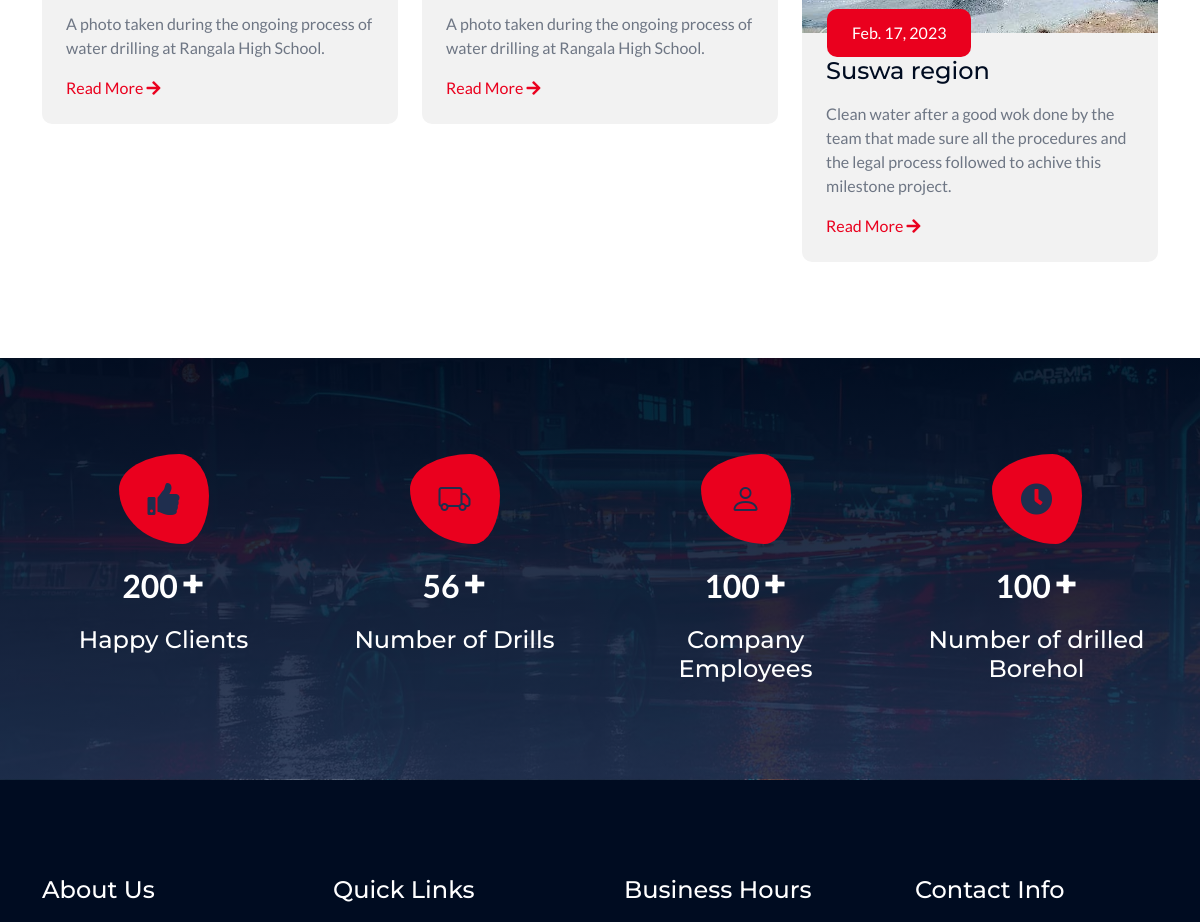
The page /blog (middle part) on the database as committed earlier.
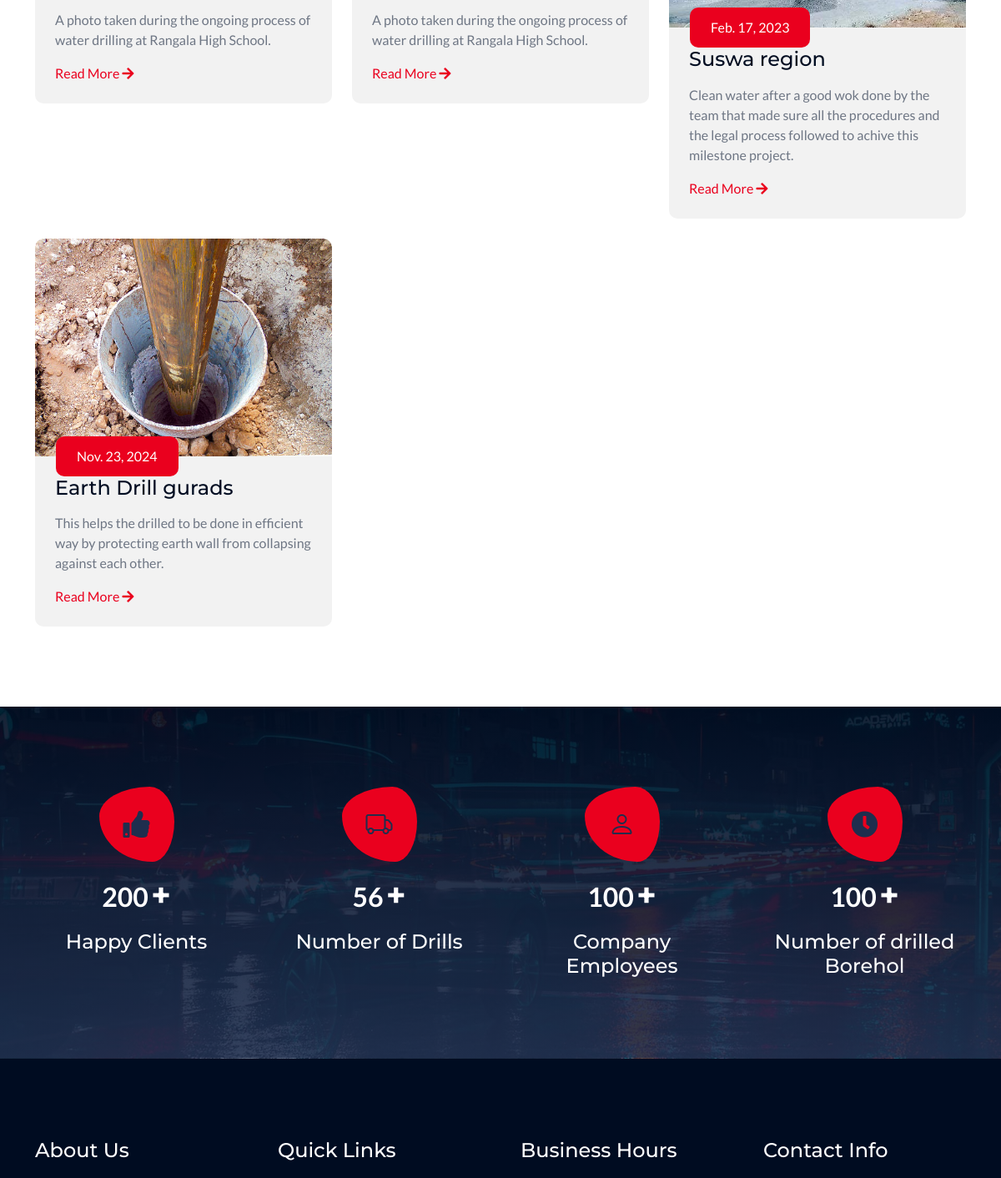
The same page on the database as committed later.
### welcome/models.py (models this page shows, shortened)
class blog_page(models.Model):
    date = models.DateField()
    blog_name = models.CharField(max_length=50, null=False, blank=False)
    blog_description = models.CharField(max_length=200, null=False, blank=False)
    image = models.ImageField(upload_to='uploads/blogs', default='uploads/blogs/blog.jpg')

### welcome/views.py (the view)
# urls.py: path('blog', views.blog),
def blog(request):
    blog1 = blog_page.objects.all()
    return render(request, 'blog.html', {'navbar': 'blog', 'blog1': blog1})

### welcome/templates/blog.html (shortened to what this page needs)
{% load static %}
<!DOCTYPE html>
<html lang="en">
<head>
    <link rel="stylesheet" href="https://use.fontawesome.com/releases/v5.15.4/css/all.css"/>
    <link href="https://cdn.jsdelivr.net/npm/bootstrap-icons@1.4.1/font/bootstrap-icons.css" rel="stylesheet">
    <link href="{% static 'lib/animate/animate.min.css' %}" rel="stylesheet">
    <link href="{% static 'lib/owlcarousel/assets/owl.carousel.min.css' %}" rel="stylesheet">
    <link href="{% static 'css/bootstrap.min.css' %}" rel="stylesheet">
    <link href="{% static 'css/style.css' %}" rel="stylesheet">
</head>
<body>
<div class="container-fluid blog py-5">
    <div class="container py-5">
        <div class="row g-4">{% for b in blog1 %}
            <div class="col-lg-4 wow fadeInUp" data-wow-delay="0.1s">
                <div class="blog-item">
                    <div class="blog-img">
                        <img src="/media/{{ b.image }}" class="img-fluid rounded-top w-100" alt="Image">
                    </div>
                    <div class="blog-content rounded-bottom p-4">
                        <div class="blog-date">{{ b.date }}</div>
                        <a href="#" class="h4 d-block mb-3">{{ b.blog_name }}</a>
                        <p class="mb-3">{{ b.blog_description }}.</p>
                        <a href="#" class="">Read More <i class="fa fa-arrow-right"></i></a>
                    </div>
                </div>
            </div>{% endfor %}
        </div>
    </div>
</div>
<div class="container-fluid counter bg-secondary py-5">
    <div class="container py-5">
        <div class="row g-5">
            <div class="col-md-6 col-lg-6 col-xl-3 wow fadeInUp" data-wow-delay="0.1s">
                <div class="counter-item text-center">
                    <div class="counter-item-icon mx-auto">
                        <i class="fas fa-thumbs-up fa-2x"></i>
                    </div>
                    <div class="counter-counting my-3">
                        <span class="text-white fs-2 fw-bold" data-toggle="counter-up">200</span>
                        <span class="h1 fw-bold text-white">+</span>
                    </div>
                    <h4 class="text-white mb-0">Happy Clients</h4>
                </div>
            </div>
            <div class="col-md-6 col-lg-6 col-xl-3 wow fadeInUp" data-wow-delay="0.3s">
                <div class="counter-item text-center">
                    <div class="counter-item-icon mx-auto">
                        <i class="bi bi-truck fa-2x"></i>
                    </div>
                    <div class="counter-counting my-3">
                        <span class="text-white fs-2 fw-bold" data-toggle="counter-up">56</span>
                        <span class="h1 fw-bold text-white">+</span>
                    </div>
                    <h4 class="text-white mb-0">Number of Drills</h4>
                </div>
            </div>
            <div class="col-md-6 col-lg-6 col-xl-3 wow fadeInUp" data-wow-delay="0.5s">
                <div class="counter-item text-center">
                    <div class="counter-item-icon mx-auto">
                        <i class="bi bi-person fa-2x"></i>
                    </div>
                    <div class="counter-counting my-3">
                        <span class="text-white fs-2 fw-bold" data-toggle="counter-up">100</span>
                        <span class="h1 fw-bold text-white">+</span>
                    </div>
                    <h4 class="text-white mb-0">Company Employees</h4>
                </div>
            </div>
            <div class="col-md-6 col-lg-6 col-xl-3 wow fadeInUp" data-wow-delay="0.7s">
                <div class="counter-item text-center">
                    <div class="counter-item-icon mx-auto">
                        <i class="fas fa-clock fa-2x"></i>
                    </div>
                    <div class="counter-counting my-3">
                        <span class="text-white fs-2 fw-bold" data-toggle="counter-up">100</span>
                        <span class="h1 fw-bold text-white">+</span>
                    </div>
                    <h4 class="text-white mb-0">Number of drilled Borehol</h4>
                </div>
            </div>
        </div>
    </div>
</div>
<div class="container-fluid footer py-5 wow fadeIn" data-wow-delay="0.2s">
    <div class="container py-5">
        <div class="row g-5">
            <div class="col-md-6 col-lg-6 col-xl-3">
                <div class="footer-item d-flex flex-column">
                    <div class="footer-item">
                        <h4 class="text-white mb-4">About Us</h4>
                    </div>
                </div>
            </div>
            <div class="col-md-6 col-lg-6 col-xl-3">
                <div class="footer-item d-flex flex-column">
                    <h4 class="text-white mb-4">Quick Links</h4>
                </div>
            </div>
            <div class="col-md-6 col-lg-6 col-xl-3">
                <div class="footer-item d-flex flex-column">
                    <h4 class="text-white mb-4">Business Hours</h4>
                </div>
            </div>
            <div class="col-md-6 col-lg-6 col-xl-3">
                <div class="footer-item d-flex flex-column">
                    <h4 class="text-white mb-4">Contact Info</h4>
                </div>
            </div>
        </div>
    </div>
</div>
</body>
</html>

### welcome/static/css/style.css (style rules this page uses)
.counter { background: linear-gradient(rgba(0, 12, 33, 0.9), rgba(31, 46, 78, 0.9)), url(../img/fact-bg.jpg); background-position: center center; background-repeat: no-repeat; background-size: cover; }
.counter .counter-item .counter-item-icon { width: 90px; height: 90px; border-radius: 67% 33% 29% 71% / 39% 46% 54% 61%; display: flex; align-items: center; justify-content: center; color: var(--bs-secondary); background: var(--bs-primary); animation-name: icon-animat; animation-duration: 5s; animation-delay: 1s; animation-direction: alternate; animation-iteration-count: infinite; transition: 0.5s; }
.blog .blog-item { border-radius: 10px; transition: 0.5s; }
.blog .blog-item .blog-img { position: relative; overflow: hidden; border-top-left-radius: 10px; border-top-right-radius: 10px; }
.blog .blog-item .blog-img::after { content: ""; position: absolute; width: 100%; height: 0; bottom: 0; left: 0; background: rgba(255, 255, 255, 0.3); transition: 0.5s; }
.blog .blog-item .blog-img img { transition: 0.5s; }
.blog .blog-item .blog-content { position: relative; background: var(--bs-light); }
.blog .blog-item .blog-content .blog-date { position: absolute; top: 0; left: 25px; transform: translateY(-50%); padding: 12px 25px; border-radius: 10px; color: var(--bs-white); background: var(--bs-primary); }
.footer { background: var(--bs-dark); }

Rows that differ between the two databases and show on the page:
added blog_page: image (picture), date "Nov. 23, 2024", blog_name "Earth Drill gurads", blog_description "This helps the drilled to be done in efficient way by protecting earth wall from collapsing against each other"
